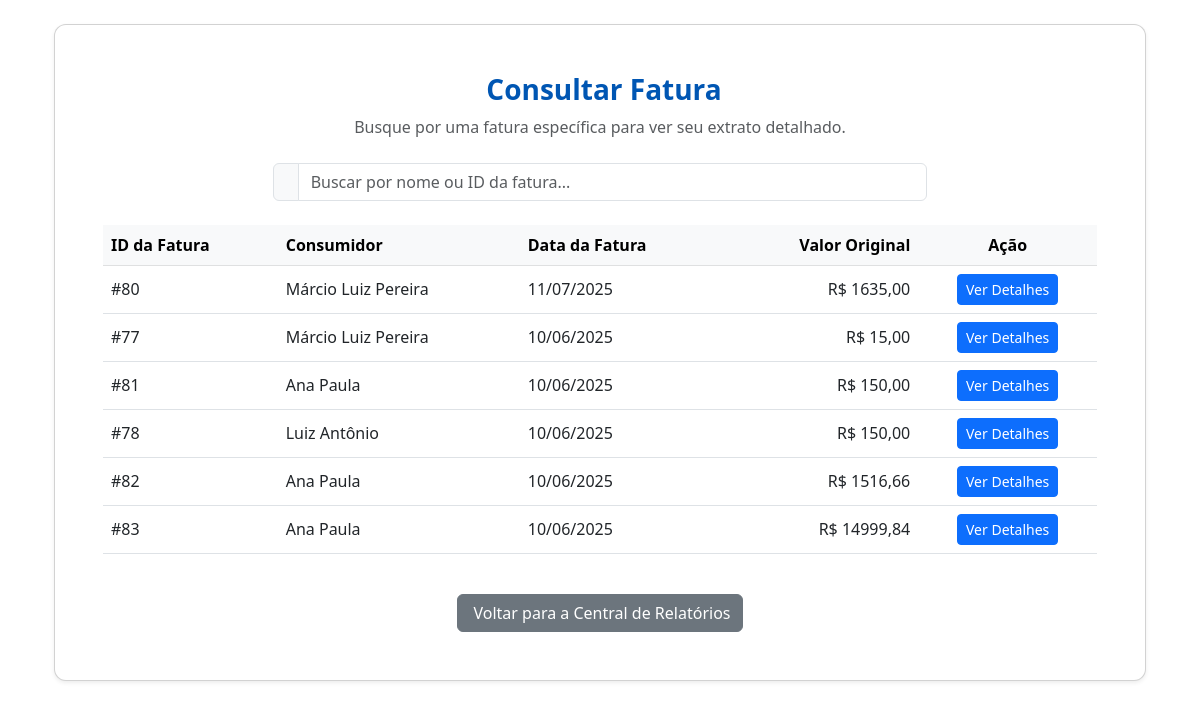
Page /selecionar-comprovante (signed in) on the earlier database version.
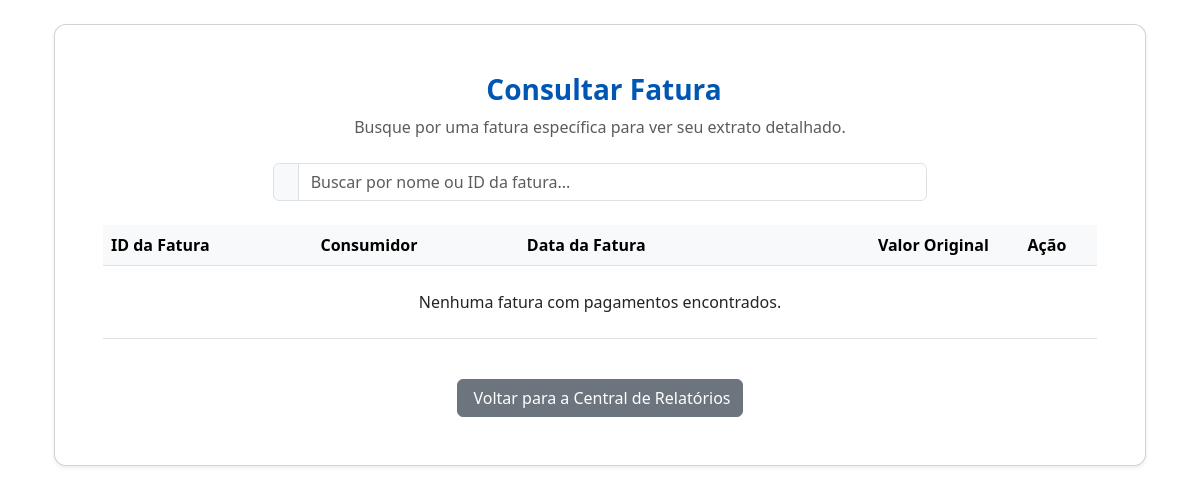
Same page on the later database version.
### tables this page shows
CREATE TABLE leituras (
    id INTEGER PRIMARY KEY AUTOINCREMENT,
    consumidor_id INTEGER NOT NULL,
    leitura_anterior REAL,
    leitura_atual REAL NOT NULL,
    data_leitura_anterior DATE,
    data_leitura_atual DATE NOT NULL,
    qtd_dias_utilizados INTEGER,
    litros_consumidos REAL,
    media_por_dia REAL,
    valor_original REAL NOT NULL,
    taxa_minima_aplicada TEXT,
    valor_taxa_minima REAL,
    vencimento DATE,
    foto_hidrometro TEXT,
    FOREIGN KEY (consumidor_id) REFERENCES consumidores (id)
);

### app.py (the view)
@app.route('/selecionar-comprovante')
@login_required
def selecionar_comprovante():
    db = get_db()
    leituras_pagas = db.execute('''
        SELECT DISTINCT l.id, l.data_leitura_atual, l.valor_original, c.nome AS consumidor_nome
        FROM leituras l
        JOIN pagamentos p ON l.id = p.leitura_id
        JOIN consumidores c ON l.consumidor_id = c.id
        ORDER BY l.data_leitura_atual DESC
    ''').fetchall()
    return render_template('selecionar_comprovante.html', leituras_pagas=leituras_pagas)

### app.py (called while the page is built)
@app.template_filter('date_format')
def _jinja2_filter_date_format(value, fmt='%d/%m/%Y'):
    if not value:
        return ""
    if isinstance(value, (datetime, date)):
        return value.strftime(fmt)
    try:
        return datetime.strptime(str(value), '%Y-%m-%d').strftime(fmt)
    except ValueError:
        pass
    return str(value)

def get_db():
    if 'db' not in g:
        g.db = sqlite3.connect(DATABASE)
        g.db.row_factory = sqlite3.Row
    return g.db

def login_required(f):
    @wraps(f)
    def decorated_function(*args, **kwargs):
        if 'usuario' not in session:
            flash('Você precisa estar logado para acessar esta página.', 'warning')
            return redirect(url_for('login'))
        return f(*args, **kwargs)
    return decorated_function

### templates/selecionar_comprovante.html (shortened to what this page needs)
{% extends "base.html" %}
{% block content %}
<div class="container my-4">
    <div class="card p-4 p-md-5 shadow-sm" style="border-radius: 12px; background-color: #ffffff;">
        <h3 class="text-center fw-bold mb-2" style="color: #0056b3;">
            Consultar Fatura
        </h3>
        <p class="text-center text-muted mb-4">
            Busque por uma fatura específica para ver seu extrato detalhado.
        </p>
        <div class="row justify-content-center mb-4">
            <div class="col-md-8">
                <div class="input-group">
                    <span class="input-group-text"></span>
                    <input type="text" class="form-control" id="searchInput" onkeyup="filterTable()" placeholder="Buscar por nome ou ID da fatura...">
                </div>
            </div>
        </div>
        <div class="table-responsive">
            <table class="table table-hover align-middle" id="faturasTable">
                <thead class="table-light">
                    <tr>
                        <th>ID da Fatura</th>
                        <th>Consumidor</th>
                        <th>Data da Fatura</th>
                        <th class="text-end">Valor Original</th>
                        <th class="text-center">Ação</th>
                    </tr>
                </thead>
                <tbody>
                    {% for leitura in leituras_pagas %}
                    <tr>
                        <td>#{{ leitura.id }}</td>
                        <td>{{ leitura.consumidor_nome }}</td>
                        <td>{{ leitura.data_leitura_atual | date_format }}</td>
                        <td class="text-end">R$ {{ "%.2f"|format(leitura.valor_original) | replace('.', ',') }}</td>
                        <td class="text-center">
                            <a href="{{ url_for('detalhes_pagamento', leitura_id=leitura.id) }}" class="btn btn-sm btn-primary">
                                Ver Detalhes
                            </a>
                        </td>
                    </tr>
                    {% else %}
                    <tr>
                        <td colspan="5" class="text-center py-4">Nenhuma fatura com pagamentos encontrados.</td>
                    </tr>
                    {% endfor %}
                </tbody>
            </table>
        </div>
        <div class="text-center mt-4">
            <a href="{{ url_for('relatorios') }}" class="btn btn-secondary">
                 Voltar para a Central de Relatórios
            </a>
        </div>
    </div>
</div>
{% endblock %}

Differences in the rows shown:
removed leituras: id "80", consumidor_nome "Márcio Luiz Pereira", data_leitura_atual "11/07/2025", valor_original "1635,00"
removed leituras: id "77", consumidor_nome "Márcio Luiz Pereira", data_leitura_atual "10/06/2025", valor_original "15,00"
removed leituras: id "81", consumidor_nome "Ana Paula", data_leitura_atual "10/06/2025", valor_original "150,00"
removed leituras: id "78", consumidor_nome "Luiz Antônio", data_leitura_atual "10/06/2025", valor_original "150,00"
removed leituras: id "82", consumidor_nome "Ana Paula", data_leitura_atual "10/06/2025", valor_original "1516,66"
removed leituras: id "83", consumidor_nome "Ana Paula", data_leitura_atual "10/06/2025", valor_original "14999,84"
Other differences:
text now shown: "Nenhuma fatura com pagamentos encontrados."
